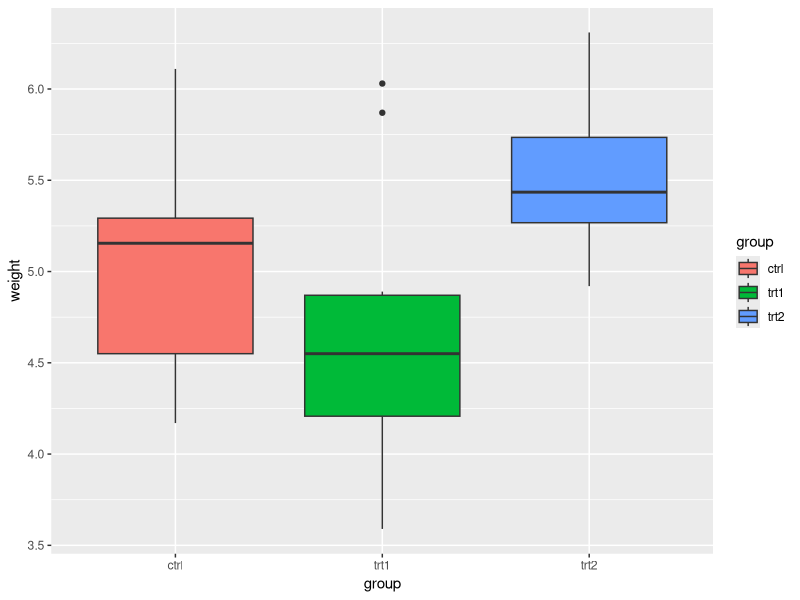
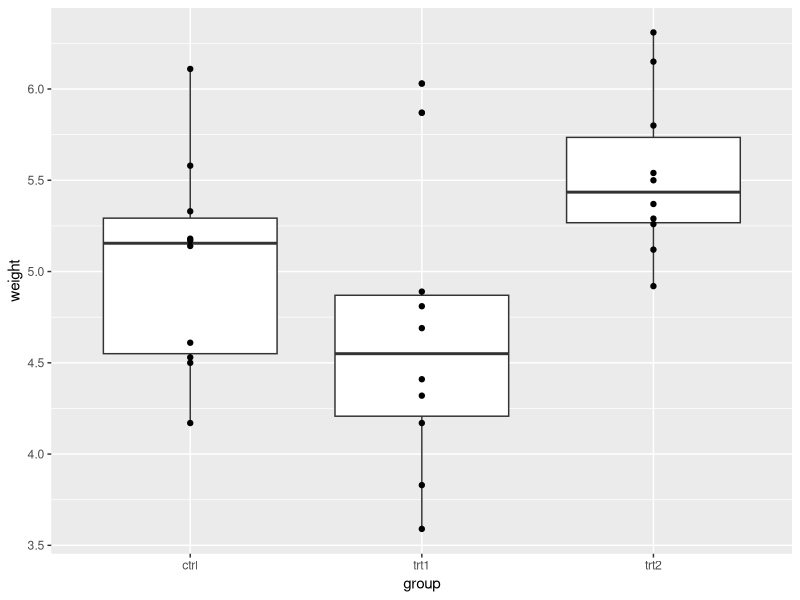
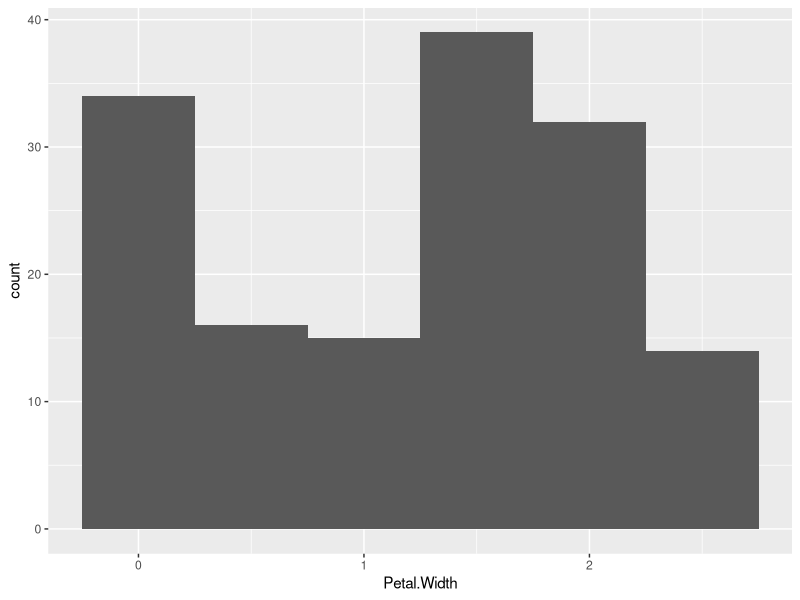
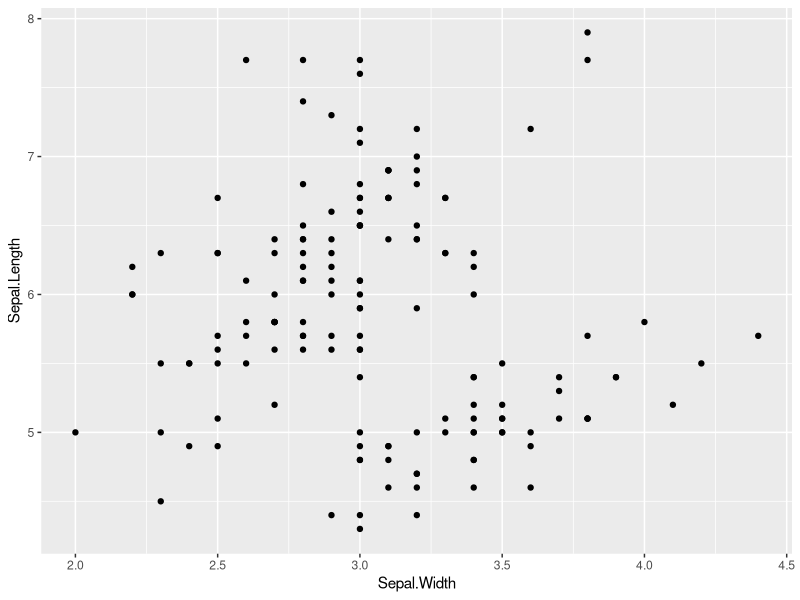
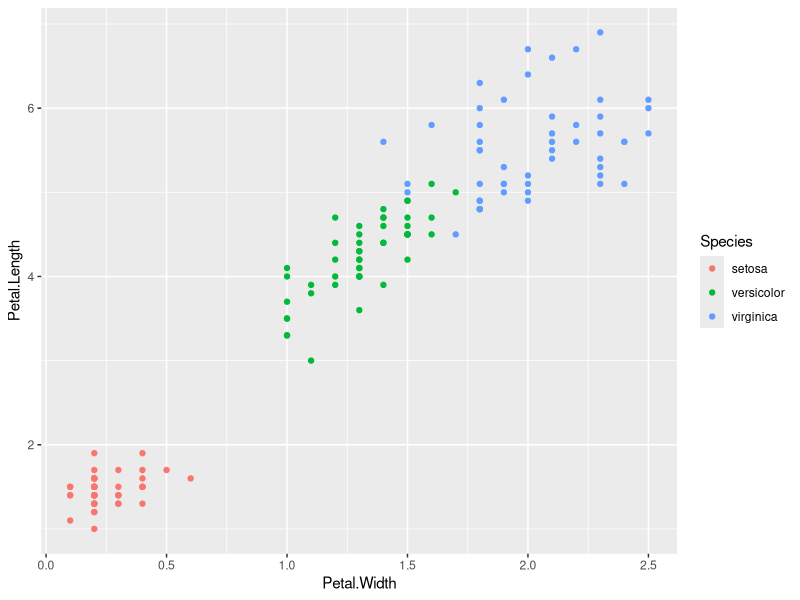

These charts were generated, in order, by the following R code:
# Tidyverse Exam – Data Manipulation in R (using `mtcars` dataset)

# tidyverse ---------------------------------------------------------------

# Use `df_mtcars` for Questions 1 - 10
library(tidyverse)
df_mtcars <- as_tibble(mtcars,
                       rownames = "model")

# 1. Filter rows where number of cylinders (`cyl`) is 6
# Write code to create a new data frame that only includes rows where `cyl == 6`.
# Assign to: `mtcars_cyl6`
mtcars_cyl6 <- df_mtcars %>%
  filter(cyl == 6)
# 2. Filter rows where number of gears (`gear`) is either 3 or 5
# Use `%in%` to filter the `df_mtcars` dataset for these two `gear` values.
# Assign to: `mtcars_g35`
mtcars_g35 <- df_mtcars %>%
  filter(gear %in% c(3, 5))
# 3. Filter rows where miles per gallon (`mpg`) is greater than 25
# Create a subset of `df_mtcars` where `mpg > 25`.
# Assign to: `mtcars_mpg25`
mtcars_mpg25 <- df_mtcars %>%
  filter(mpg > 25)
# 4. Filter rows where weight (`wt`) is less than 2.5 AND number of cylinders (`cyl`) is 4
# Combine logical conditions using `&`.
# Assign to: `mtcars_light_cyl4`
mtcars_light_cyl4 <- df_mtcars %>%
  filter(wt < 2.5 & cyl == 4)
# 5. Sort `df_mtcars` by horsepower (`hp`) in ascending order
# Use `arrange()` to sort the data.
# Assign to: `mtcars_hp`
mtcars_hp <- df_mtcars %>%
  arrange(hp)
# 6. Sort `df_mtcars` by quarter mile time (`qsec`) in descending order
# Use `desc()` inside `arrange()`.
# Assign to: `mtcars_qsec`
mtcars_qsec <- df_mtcars %>%
  arrange(desc(qsec))
# 7. Exclude the `drat` column
# Use `select()` with `-` (minus sign) to remove the column.
# Assign to: `mtcars_no_drat`
mtcars_no_drat <- df_mtcars %>%
  select(-drat)
# 8. Add a new column `ptw` that equals the ratio of horsepower (`hp`) to weight (`wt`) (`hp / wt`)
# Use `mutate()` to add the new column.
# Assign to: `mtcars_with_ptw`
mtcars_with_ptw <- df_mtcars %>%
  mutate(ptw = hp / wt)
# 9. Identify the car `model` with the highest `ptw` among cars with six cylinders (`cyl == 6`).
# Hint: Use `mtcars_with_ptw` and a chain of `filter()` and `arrange()` with `%>%`.
# Write the car model here: Ferrari Dino
mtcars_with_ptw %>%
  filter(cyl == 6) %>%
  arrange(desc(ptw))

# Write the car model here: Ferrari Dino
# 10. Group by number of gears (`gear`) and summarize minimum & maximum values of `mpg`
# Use `group_by()` and `summarize()` to calculate minimum & maximum values of `mpg` within each group.
# Minimum and maximum values of each group should be represented as separate columns.
# Function `min()` returns the minimum value in a vector.
# Function `max()` returns the maximum value in a vector.
# Assign to: `mtcars_mpg_by_gear`
mtcars_mpg_by_gear <- df_mtcars %>%
  group_by(gear) %>%
  summarize(
    min_mpg = min(mpg),
  )
# ggplot ------------------------------------------------------------------

# Visualization in R (using `iris` dataset)

## before you begin with the following questions, type the following code to check column names in the dataframe
colnames(iris) # output from this code is the column names that can be used in figures
'colname(iris)'
# 11. Simple scatter plot of `Sepal.Length` vs `Sepal.Width` using `ggplot()`
# Assign to: `g_scat`
# Create a scatter plot with `Sepal.Width` on the x-axis and `Sepal.Length` on the y-axis.
g_scat <- ggplot(iris, aes(x = Sepal.Width, y = Sepal.Length)) +
  geom_point()
# 12. Scatter plot with points colored by `Species`
# Assign to: `g_scat_col`
# Create a scatter plot with `Petal.Width` on the x-axis and `Petal.Length` on the y-axis,
# coloring points by `Species`.
g_scat_col <- ggplot(iris, aes(x = Petal.Width, y = Petal.Length, color = Species)) +
  geom_point()
# 13. Histogram of `Petal.Width` with `binwidth = 0.5`
# Assign to: `g_hist`
# Create a histogram of `Petal.Width` with `binwidth` set to 0.5.
g_hist <- ggplot(iris, aes(x = Petal.Width)) +
  geom_histogram(binwidth = 0.5)
# Visualization in R (using `PlantGrowth` dataset)

## before you begin with the following questions, type the following code to check column names in the dataframe
colnames(PlantGrowth) # output from this code is the column names that can be used in figures

# 14. Boxplot of `weight` grouped and filled by `group`
# Assign to: `g_bplot1`
# Create a boxplot of `weight` by `group`, filling boxes by `group`.
g_bplot1 <- ggplot(PlantGrowth, aes(x = group, y = weight, fill = group)) +
  geom_boxplot()
# 15. Boxplot + scatter plot of `weight` by `group`
# Assign to: `g_bplot2`
# Create a boxplot of `weight` by `group`, then overlay points showing individual observations.
g_bplot2 <- ggplot(PlantGrowth, aes(x = group, y = weight)) +
  geom_boxplot() +
  geom_point()
